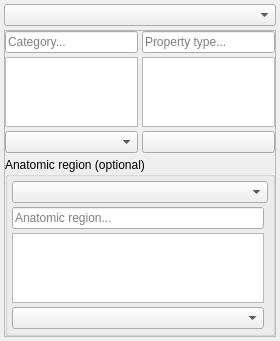
<?xml version="1.0" encoding="UTF-8"?>
<ui version="4.0">
 <class>qSlicerTerminologyNavigatorWidget</class>
 <widget class="qMRMLWidget" name="qSlicerTerminologyNavigatorWidget">
  <property name="geometry">
   <rect>
    <x>0</x>
    <y>0</y>
    <width>280</width>
    <height>320</height>
   </rect>
  </property>
  <property name="windowTitle">
   <string>qSlicerTerminologyNavigatorWidget</string>
  </property>
  <layout class="QGridLayout" name="gridLayout_2">
   <property name="margin">
    <number>4</number>
   </property>
   <property name="spacing">
    <number>4</number>
   </property>
   <item row="0" column="1" colspan="2">
    <widget class="ctkComboBox" name="ComboBox_Terminology">
     <property name="defaultText">
      <string>Select terminology...</string>
     </property>
    </widget>
   </item>
   <item row="4" column="1" colspan="2">
    <widget class="QFrame" name="frame_TerminologyEntry">
     <property name="sizePolicy">
      <sizepolicy hsizetype="Preferred" vsizetype="Expanding">
       <horstretch>0</horstretch>
       <verstretch>0</verstretch>
      </sizepolicy>
     </property>
     <property name="frameShape">
      <enum>QFrame::StyledPanel</enum>
     </property>
     <property name="frameShadow">
      <enum>QFrame::Raised</enum>
     </property>
     <layout class="QGridLayout" name="gridLayout_3">
      <property name="margin">
       <number>0</number>
      </property>
      <property name="spacing">
       <number>4</number>
      </property>
      <item row="0" column="0">
       <widget class="ctkSearchBox" name="SearchBox_Category">
        <property name="placeholderText">
         <string>Category...</string>
        </property>
        <property name="showSearchIcon">
         <bool>true</bool>
        </property>
       </widget>
      </item>
      <item row="0" column="1">
       <widget class="ctkSearchBox" name="SearchBox_Type">
        <property name="placeholderText">
         <string>Property type...</string>
        </property>
        <property name="showSearchIcon">
         <bool>true</bool>
        </property>
       </widget>
      </item>
      <item row="1" column="0">
       <widget class="QTableWidget" name="tableWidget_Category">
        <property name="editTriggers">
         <set>QAbstractItemView::NoEditTriggers</set>
        </property>
        <property name="selectionMode">
         <enum>QAbstractItemView::SingleSelection</enum>
        </property>
        <property name="selectionBehavior">
         <enum>QAbstractItemView::SelectRows</enum>
        </property>
        <property name="columnCount">
         <number>1</number>
        </property>
        <attribute name="horizontalHeaderVisible">
         <bool>false</bool>
        </attribute>
        <attribute name="horizontalHeaderStretchLastSection">
         <bool>true</bool>
        </attribute>
        <attribute name="verticalHeaderVisible">
         <bool>false</bool>
        </attribute>
        <column/>
       </widget>
      </item>
      <item row="1" column="1">
       <widget class="QTableWidget" name="tableWidget_Type">
        <property name="editTriggers">
         <set>QAbstractItemView::NoEditTriggers</set>
        </property>
        <property name="selectionMode">
         <enum>QAbstractItemView::SingleSelection</enum>
        </property>
        <property name="selectionBehavior">
         <enum>QAbstractItemView::SelectRows</enum>
        </property>
        <property name="columnCount">
         <number>1</number>
        </property>
        <attribute name="horizontalHeaderVisible">
         <bool>false</bool>
        </attribute>
        <attribute name="horizontalHeaderStretchLastSection">
         <bool>true</bool>
        </attribute>
        <attribute name="verticalHeaderVisible">
         <bool>false</bool>
        </attribute>
        <column/>
       </widget>
      </item>
      <item row="2" column="0">
       <widget class="ctkComboBox" name="ComboBox_TypeModifier">
        <property name="defaultText">
         <string>Select type modifier...</string>
        </property>
       </widget>
      </item>
      <item row="2" column="1">
       <widget class="ctkColorPickerButton" name="ColorPickerButton_RecommendedRGB">
        <property name="displayColorName">
         <bool>true</bool>
        </property>
       </widget>
      </item>
      <item row="3" column="0" colspan="2">
       <widget class="ctkCollapsibleGroupBox" name="CollapsibleGroupBox_AnatomicRegion">
        <property name="title">
         <string>Anatomic region (optional)</string>
        </property>
        <property name="collapsed">
         <bool>false</bool>
        </property>
        <layout class="QGridLayout" name="gridLayout_4">
         <property name="margin">
          <number>4</number>
         </property>
         <property name="spacing">
          <number>4</number>
         </property>
         <item row="2" column="0">
          <widget class="QTableWidget" name="tableWidget_AnatomicRegion">
           <property name="editTriggers">
            <set>QAbstractItemView::NoEditTriggers</set>
           </property>
           <property name="selectionMode">
            <enum>QAbstractItemView::SingleSelection</enum>
           </property>
           <property name="selectionBehavior">
            <enum>QAbstractItemView::SelectRows</enum>
           </property>
           <property name="columnCount">
            <number>1</number>
           </property>
           <attribute name="horizontalHeaderVisible">
            <bool>false</bool>
           </attribute>
           <attribute name="horizontalHeaderStretchLastSection">
            <bool>true</bool>
           </attribute>
           <attribute name="verticalHeaderVisible">
            <bool>false</bool>
           </attribute>
           <column/>
          </widget>
         </item>
         <item row="0" column="0" colspan="2">
          <widget class="ctkComboBox" name="ComboBox_AnatomicContext">
           <property name="defaultText">
            <string>Select anatomic region context...</string>
           </property>
          </widget>
         </item>
         <item row="1" column="0">
          <widget class="ctkSearchBox" name="SearchBox_AnatomicRegion">
           <property name="placeholderText">
            <string>Anatomic region...</string>
           </property>
           <property name="showSearchIcon">
            <bool>true</bool>
           </property>
          </widget>
         </item>
         <item row="3" column="0">
          <widget class="ctkComboBox" name="ComboBox_AnatomicRegionModifier">
           <property name="defaultText">
            <string>Select anatomic region modifier...</string>
           </property>
          </widget>
         </item>
        </layout>
       </widget>
      </item>
     </layout>
    </widget>
   </item>
  </layout>
 </widget>
 <customwidgets>
  <customwidget>
   <class>qMRMLWidget</class>
   <extends>QWidget</extends>
   <header>qMRMLWidget.h</header>
   <container>1</container>
  </customwidget>
  <customwidget>
   <class>ctkCollapsibleGroupBox</class>
   <extends>QGroupBox</extends>
   <header>ctkCollapsibleGroupBox.h</header>
   <container>1</container>
  </customwidget>
  <customwidget>
   <class>ctkColorPickerButton</class>
   <extends>QPushButton</extends>
   <header>ctkColorPickerButton.h</header>
  </customwidget>
  <customwidget>
   <class>ctkComboBox</class>
   <extends>QComboBox</extends>
   <header>ctkComboBox.h</header>
  </customwidget>
  <customwidget>
   <class>ctkSearchBox</class>
   <extends>QLineEdit</extends>
   <header>ctkSearchBox.h</header>
  </customwidget>
 </customwidgets>
 <resources/>
 <connections/>
</ui>
